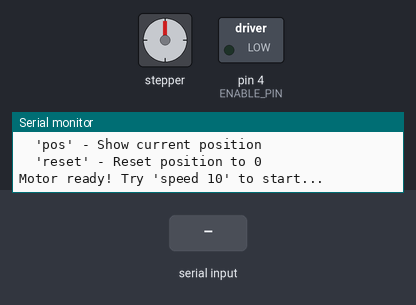
This sketch was run on a simulated Arduino Uno, built with avr-gcc and run on an emulated ATmega328P. Parts: stepper motor, switched loads named in the sketch (green lamp = pin HIGH), the last lines printed to the serial monitor. The inputs (shaded band) are chosen by the test bench. Stepper angles assume 200 steps per turn.

Above: at 1.2 s.
1.3 s: "speed 90\n" received over Serial
At 2.72 s:
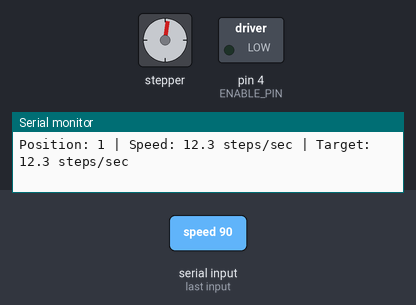
At 3.37 s:
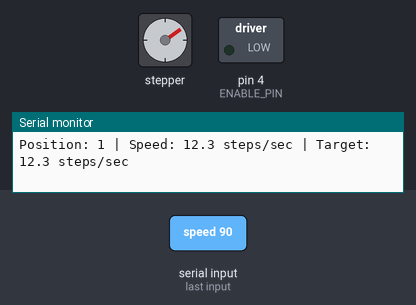
4.3 s: "speed " received over Serial
At 4.3 s:
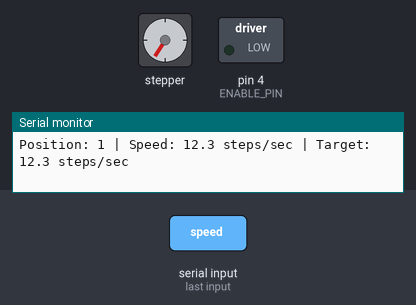
7.3 s: "status" received over Serial
10.3 s: "pos" received over Serial
Timing chart, 0 to 14.3 s (numbered marks = the images above; inputs shaded):
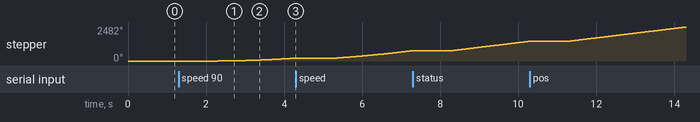

The sketch:

Stepper_Speed_Test.ino
```cpp
#include <AccelStepper.h>

// Pin definitions
#define STEP_PIN 7
#define DIR_PIN 8
#define ENABLE_PIN 4

// Motor parameters
float maxAcceleration = 50;      // Steps/second²
float maxSpeed = 200;            // Maximum speed (steps/second)

// AccelStepper object (STEP/DIR interface)
AccelStepper stepper(AccelStepper::DRIVER, STEP_PIN, DIR_PIN);

void setup()
{
  // Configure motor pins
  pinMode(ENABLE_PIN, OUTPUT);

  // Initialize AccelStepper
  digitalWrite(ENABLE_PIN, LOW); // Enable driver
  stepper.setMaxSpeed(maxSpeed);
  stepper.setAcceleration(maxAcceleration);
  stepper.setSpeed(0);           // Start stopped

  Serial.begin(115200);
  Serial.println("=== Stepper Speed Test ===");
  Serial.println("Commands:");
  Serial.println("  'speed [value]' - Set speed in steps/sec (-200 to +200)");
  Serial.println("    Examples: speed 10, speed -25, speed 0");
  Serial.println("  'accel [value]' - Set acceleration (1-100 steps/sec²)");
  Serial.println("    Example: accel 25");
  Serial.println("  'maxspeed [value]' - Set max speed (1-500 steps/sec)");
  Serial.println("    Example: maxspeed 150");
  Serial.println("  'stop' - Stop motor gently");
  Serial.println("  'status' - Show current motor status");
  Serial.println("  'pos' - Show current position");
  Serial.println("  'reset' - Reset position to 0");
  Serial.println();
  Serial.println("Motor ready! Try 'speed 10' to start...");
}

void loop()
{
  // Handle serial commands
  handleCommands();

  // Run the stepper - this handles all acceleration/deceleration automatically
  stepper.run();

  // Print status periodically while moving
  static unsigned long lastStatusTime = 0;
  if (stepper.speed() != 0 && millis() - lastStatusTime > 2000)
  {
    printMovementStatus();
    lastStatusTime = millis();
  }
}

void handleCommands()
{
  if (Serial.available())
  {
    String command = Serial.readString();
    command.trim();
    command.toLowerCase();

    if (command.startsWith("speed "))
    {
      float targetSpeed = command.substring(6).toFloat();

      // Validate speed range
      if (targetSpeed >= -maxSpeed && targetSpeed <= maxSpeed)
      {
        stepper.setSpeed(targetSpeed);
        Serial.print("Target speed set to: ");
        Serial.print(targetSpeed);
        Serial.println(" steps/sec");

        if (targetSpeed != 0)
        {
          // Move continuously in the specified direction
          if (targetSpeed > 0)
          {
            stepper.move(1000000); // Large positive number for continuous movement
          }
          else
          {
            stepper.move(-1000000); // Large negative number for continuous movement
          }
          Serial.println("Motor starting... (will accelerate to target speed)");
        }
        else
        {
          Serial.println("Motor stopping...");
        }
      }
      else
      {
        Serial.print("ERROR: Speed must be between -");
        Serial.print(maxSpeed);
        Serial.print(" and +");
        Serial.println(maxSpeed);
      }
    }
    else if (command.startsWith("accel "))
    {
      float newAccel = command.substring(6).toFloat();
      if (newAccel >= 1 && newAccel <= 100)
      {
        maxAcceleration = newAccel;
        stepper.setAcceleration(maxAcceleration);
        Serial.print("Acceleration set to: ");
        Serial.print(maxAcceleration);
        Serial.println(" steps/sec²");
      }
      else
      {
        Serial.println("ERROR: Acceleration must be between 1-100 steps/sec²");
      }
    }
    else if (command.startsWith("maxspeed "))
    {
      float newMaxSpeed = command.substring(9).toFloat();
      if (newMaxSpeed >= 1 && newMaxSpeed <= 500)
      {
        maxSpeed = newMaxSpeed;
        stepper.setMaxSpeed(maxSpeed);
        Serial.print("Max speed set to: ");
        Serial.print(maxSpeed);
        Serial.println(" steps/sec");
      }
      else
      {
        Serial.println("ERROR: Max speed must be between 1-500 steps/sec");
      }
    }
    else if (command == "stop")
    {
      stepper.stop(); // Gentle deceleration to stop
    }
    else if (command == "status")
    {
      printDetailedStatus();
    }
    else if (command == "pos")
    {
      Serial.print("Current position: ");
      Serial.println(stepper.currentPosition());
    }
    else if (command == "reset")
    {
      stepper.setCurrentPosition(0);
      Serial.println("Position reset to 0");
    }
    else
    {
      Serial.println("Commands: speed [value] | accel [value] | maxspeed [value] | stop | status | pos | reset");
    }
  }
}

void printMovementStatus()
{
  Serial.print("Position: ");
  Serial.print(stepper.currentPosition());
  Serial.print(" | Speed: ");
  Serial.print(stepper.speed(), 1);
  Serial.print(" steps/sec | Target: ");
  Serial.print(stepper.speed(), 1); // Current target speed
  Serial.println(" steps/sec");
}

void printDetailedStatus()
{
  Serial.println("\n=== MOTOR STATUS ===");
  Serial.print("Current Position: ");
  Serial.println(stepper.currentPosition());
  Serial.print("Current Speed: ");
  Serial.print(stepper.speed(), 2);
  Serial.println(" steps/sec");
  Serial.print("Max Speed Setting: ");
  Serial.print(maxSpeed);
  Serial.println(" steps/sec");
  Serial.print("Acceleration Setting: ");
  Serial.print(maxAcceleration);
  Serial.println(" steps/sec²");
  Serial.print("Motor State: ");
  Serial.println(stepper.isRunning() ? "RUNNING" : "STOPPED");
  Serial.print("Target Position: ");
  Serial.println(stepper.targetPosition());
  Serial.print("Distance to Go: ");
  Serial.println(stepper.distanceToGo());
  Serial.println("===================\n");
}
```

Measured:
- after the input at 1.3 s, stepper: keeps turning clockwise at about 106°/s, starting after 1.0 s
